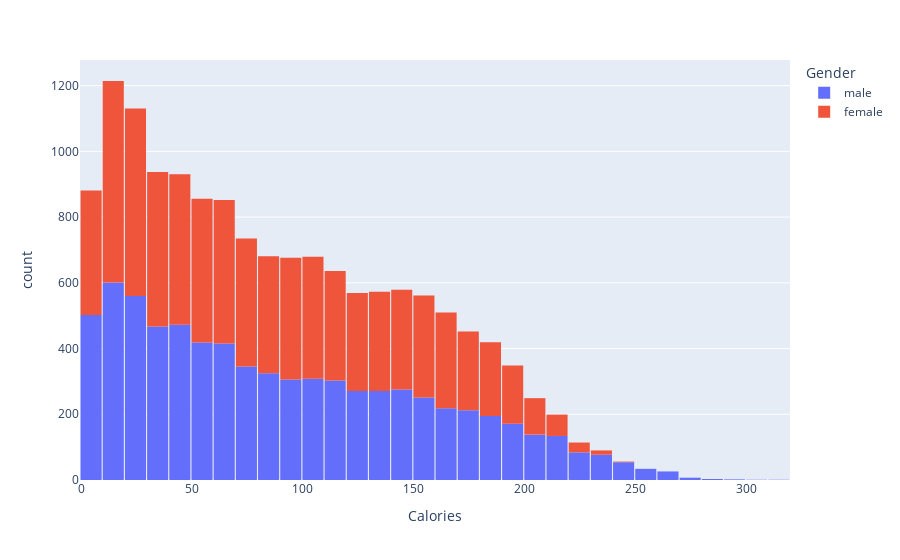

Notebook code cell kept with this figure:
### Code cell
fig=px.histogram(df_cal, x='Calories', color='Gender', nbins=47)
fig.update_layout(bargap=0.05)
fig

### Figure 1 — Plotly figure (JSON) as saved in the notebook; plotly's stock layout.template omitted (floating-point values rounded to 4 significant figures; data arrays with more than 128 entries replaced by an {"elided": "..."} marker saying what was removed)
{"data": [{"alignmentgroup": "True", "bingroup": "x", "hovertemplate": "Gender=male<br>Calories=%{x}<br>count=%{y}<extra></extra>", "legendgroup": "male", "marker": {"color": "#636efa", "pattern": {"shape": ""}}, "name": "male", "nbinsx": 47, "offsetgroup": "male", "orientation": "v", "showlegend": true, "type": "histogram", "x": {"elided": "7447 int values"}, "xaxis": "x", "yaxis": "y"}, {"alignmentgroup": "True", "bingroup": "x", "hovertemplate": "Gender=female<br>Calories=%{x}<br>count=%{y}<extra></extra>", "legendgroup": "female", "marker": {"color": "#EF553B", "pattern": {"shape": ""}}, "name": "female", "nbinsx": 47, "offsetgroup": "female", "orientation": "v", "showlegend": true, "type": "histogram", "x": {"elided": "7553 int values"}, "xaxis": "x", "yaxis": "y"}], "layout": {"autosize": true, "bargap": 0.05, "barmode": "relative", "legend": {"title": {"text": "Gender"}, "tracegroupgap": 0}, "margin": {"t": 60}, "xaxis": {"anchor": "y", "autorange": true, "domain": [0, 1], "range": [-0.5, 319.5], "title": {"text": "Calories"}, "type": "linear"}, "yaxis": {"anchor": "x", "autorange": true, "domain": [0, 1], "range": [0, 1278.0], "title": {"text": "count"}}}}
